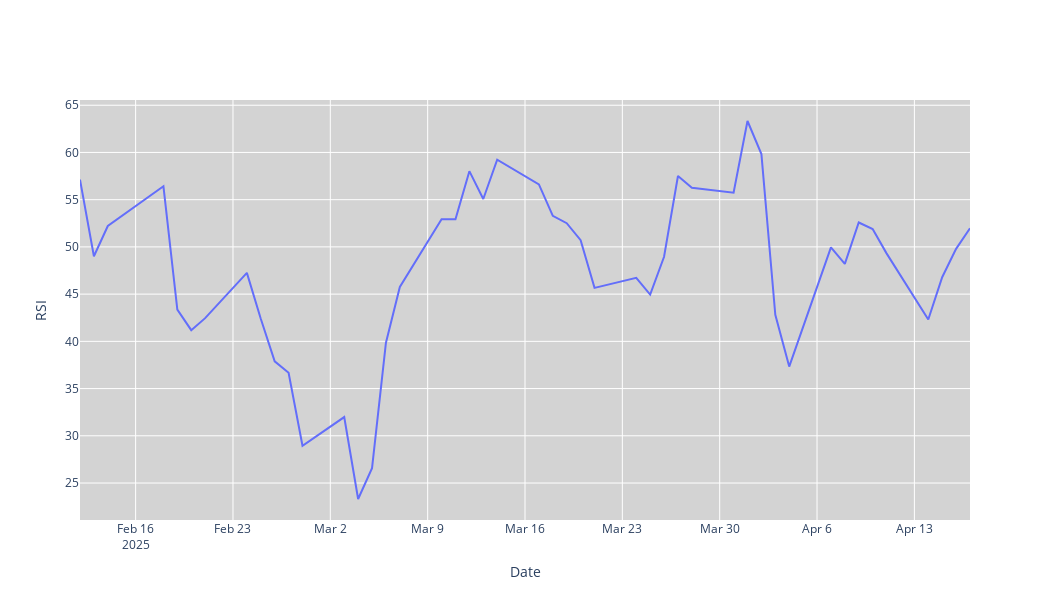

Notebook code cell kept with this figure:
### Code cell
#Stand alone RSI - use 46 days for clear view. (THIS DO NOT CHANGE THE ANALYSIS DO NO USE IT LATER)
stock_data_46 = stock_data_60.tail(46)

fig = go.Figure(data=[go.Scatter(
    x=stock_data_46.index,
    y=stock_data_46['RSI'],
    mode='lines',
    name='RSI'
)])

fig.update_layout(
    xaxis_rangeslider_visible=False,
    yaxis_title='RSI',
    xaxis_title='Date',
    plot_bgcolor='lightgrey',
    width=1050,
    height=600
)

fig.show()
